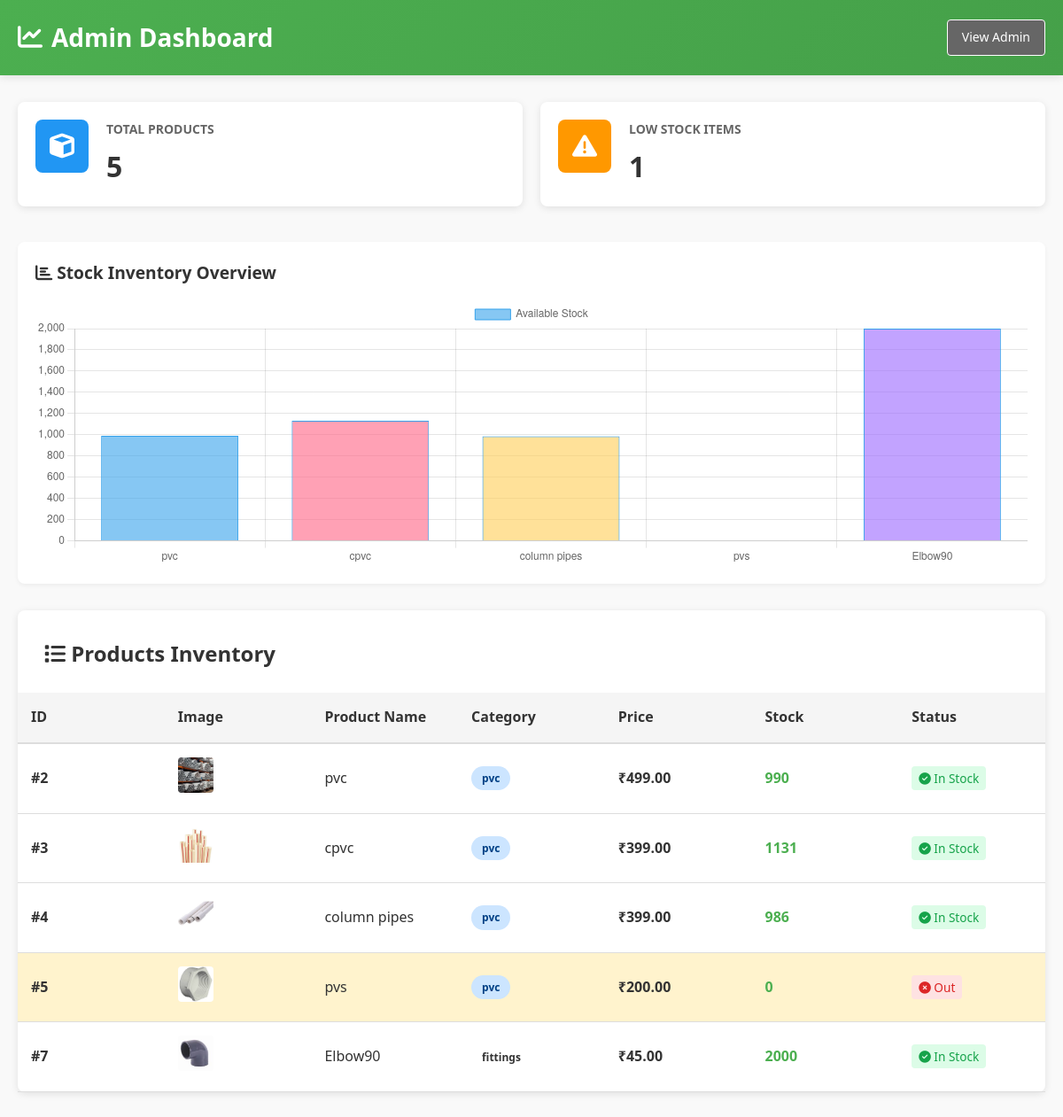
The page /admin-dashboard/ (signed in) on the database as committed earlier.
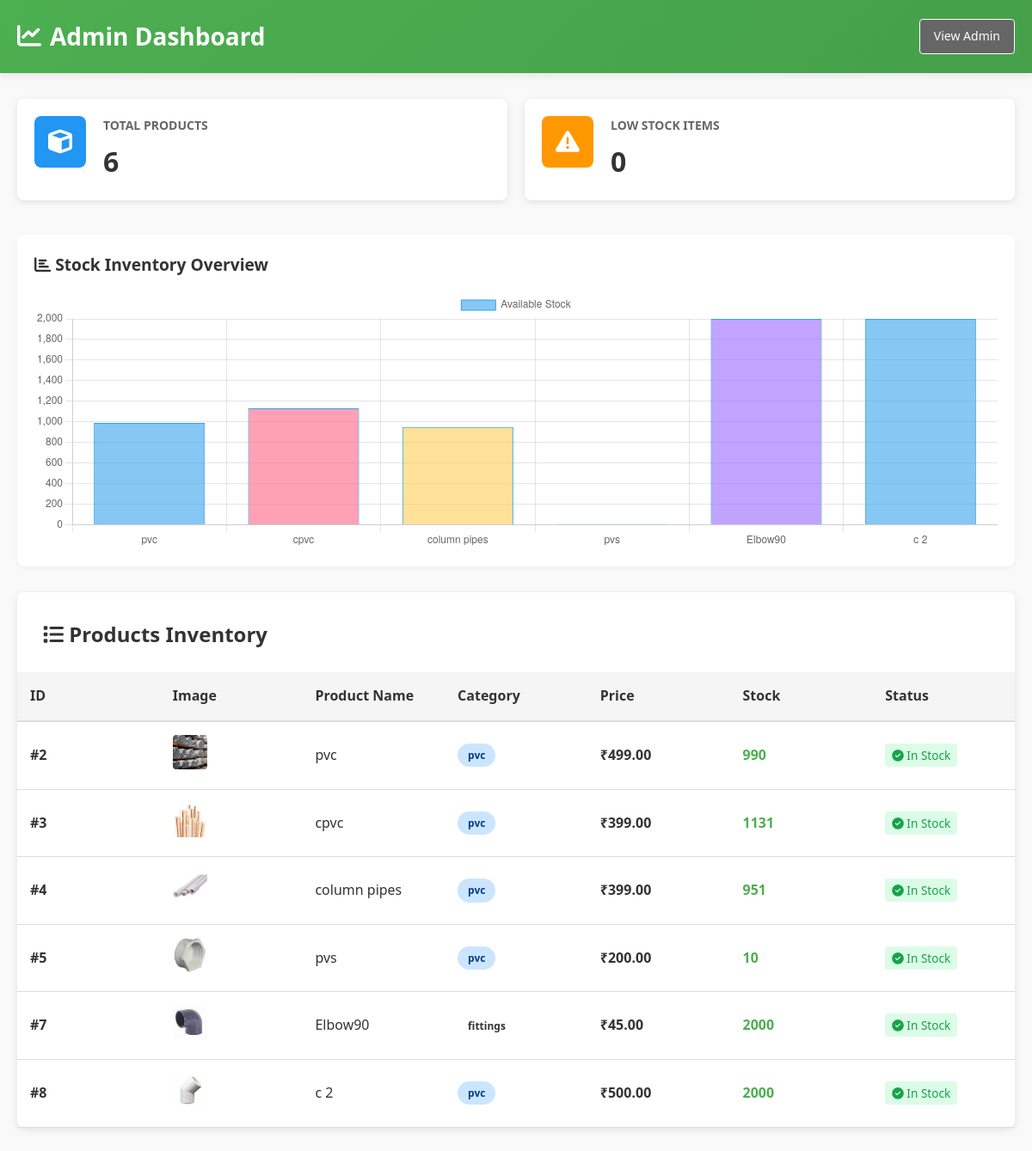
The same page on the database as committed later.
### products/models.py (models this page shows, shortened)
class Product(models.Model):
    name = models.CharField(max_length=255) # Pipe Name
    category = models.CharField(max_length=100) # PVC, CPVC, etc.
    price = models.DecimalField(max_digits=10, decimal_places=2)
    stock = models.IntegerField()
    description = models.TextField()
    image = models.ImageField(upload_to='pipes_images/') # Image store panna

### products/views.py (the view)
# urls.py: path('admin-dashboard/', views.admin_dashboard, name='admin_dashboard'),
@login_required(login_url='admin:login')
def admin_dashboard(request):
    products = Product.objects.all()
    orders = Order.objects.all().order_by('-created_at')
    p_names = []
    p_stocks = []
    low_stock_count = 0
    for p in products:
        p_names.append(p.name)
        p_stocks.append(p.stock)
        if p.stock < 5:
            p.status_color = 'red'
            p.status_text = 'Out of Stock'
            low_stock_count += 1
        elif p.stock < 10:
            p.status_color = 'orange'
            p.status_text = 'Low Stock'
            low_stock_count += 1
        else:
            p.status_color = 'green'
            p.status_text = 'In Stock'
    context = {
        'products': products,
        'orders': orders,
        'total_products': products.count(),
        'total_orders': orders.count(),
        'low_stock_count': low_stock_count,
        'p_names': p_names,
        'p_stocks': p_stocks,
    }
    return render(request, 'admin_dashboard.html', context)

### templates/admin_dashboard.html (shortened to what the changed rows need)
{% load static %}
<!DOCTYPE html>
<html lang="en">
<head>
    <link rel="stylesheet" href="{% static 'css/admin_style.css' %}">
    <link rel="stylesheet" href="https://cdnjs.cloudflare.com/ajax/libs/font-awesome/6.4.0/css/all.min.css">
</head>
<body>
    <div class="admin-container">
        <header class="admin-header">
            <div class="header-content">
                <h1><i class="fas fa-chart-line"></i> Admin Dashboard</h1>
            </div>
        </header>
        <main class="admin-main">
            <section class="stats-section">
                <div class="stat-card">
                    <div class="stat-content">
                        <h3>Total Products</h3>
                        <p class="stat-number">{{ total_products }}</p>
                    </div>
                </div>
                <div class="stat-card">
                    <div class="stat-content">
                        <h3>Low Stock Items</h3>
                        <p class="stat-number">{{ low_stock_products.count|default:low_stock_count }}</p>
                    </div>
                </div>
            </section>
            <section class="chart-section" style="margin-bottom: 30px; background: white; padding: 20px; border-radius: 8px; box-shadow: 0 2px 5px rgba(0,0,0,0.05);">
                <h2 style="margin-top: 0; color: #333; margin-bottom: 15px; font-size: 1.2rem;">
                    <i class="fas fa-chart-bar"></i> Stock Inventory Overview
                </h2>
                <div style="height: 300px; width: 100%;">
                    <canvas id="stockChart"></canvas>
                </div>
            </section>
            <section class="products-section">
                <div class="section-header">
                    <h2><i class="fas fa-list"></i> Products Inventory</h2>
                </div>
                {% if products %}
                    <div class="table-wrapper">
                        <table class="products-table">
                            <thead>
                                <tr>
                                    <th>ID</th>
                                    <th>Image</th>
                                    <th>Product Name</th>
                                    <th>Category</th>
                                    <th>Price</th>
                                    <th>Stock</th>
                                    <th>Status</th>
                                    </tr>
                            </thead>
                            <tbody>
                                {% for product in products %}
                                    <tr class="{% if product.stock < 10 %}low-stock-row{% endif %}">
                                        <td><strong>#{{ product.id }}</strong></td>
                                        <td>
                                            {% if product.image %}
                                                <img src="{{ product.image.url }}" alt="img" style="width: 40px; height: 40px; object-fit: cover; border-radius: 4px;">
                                            {% else %}
                                                <span style="color:#ccc;"><i class="fas fa-image"></i></span>
                                            {% endif %}
                                        </td>
                                        <td>{{ product.name }}</td>
                                        <td><span class="badge category-{{ product.category|slugify }}">{{ product.category }}</span></td>
                                        <td><strong>₹{{ product.price }}</strong></td>
                                        <td class="stock-cell">
                                            <span class="stock-number">{{ product.stock }}</span>
                                        </td>
                                        <td>
                                            {% if product.stock < 5 %}
                                                <span class="badge-danger" style="padding: 4px 8px; border-radius: 4px; background: #fee2e2; color: #dc2626; font-size: 0.85rem;"><i class="fas fa-times-circle"></i> Out</span>
                                            {% elif product.stock < 10 %}
                                                <span class="badge-warning" style="padding: 4px 8px; border-radius: 4px; background: #fef3c7; color: #d97706; font-size: 0.85rem;"><i class="fas fa-exclamation"></i> Low</span>
                                            {% else %}
                                                <span class="badge-success" style="padding: 4px 8px; border-radius: 4px; background: #dcfce7; color: #16a34a; font-size: 0.85rem;"><i class="fas fa-check-circle"></i> In Stock</span>
                                            {% endif %}
                                        </td>
                                        </tr>
                                {% endfor %}
                            </tbody>
                        </table>
                    </div>
                {% else %}
                    <div class="empty-state">
                        <i class="fas fa-inbox"></i>
                        <h3>No Products Yet</h3>
                        <p>Inventory is empty.</p>
                    </div>
                {% endif %}
            </section>
        </main>
    </div>
    <script>
        // --- CHART JS LOGIC ---
        const ctx = document.getElementById('stockChart');
        if (ctx) {
            new Chart(ctx, {
                type: 'bar',
                data: {
                    labels: {{ p_names|safe|default:"[]" }},
                    datasets: [{
                        label: 'Available Stock',
                        data: {{ p_stocks|safe|default:"[]" }},
                        backgroundColor: [
                            'rgba(54, 162, 235, 0.6)', 'rgba(255, 99, 132, 0.6)',
                            'rgba(255, 206, 86, 0.6)', 'rgba(75, 192, 192, 0.6)', 'rgba(153, 102, 255, 0.6)'
                        ],
                        borderColor: 'rgba(54, 162, 235, 1)',
                        borderWidth: 1
                    }]
                },
                options: {
                    responsive: true,
                    maintainAspectRatio: false,
                    scales: { y: { beginAtZero: true } }
                }
            });
        }
        // REMOVED: Delete Logic Scripts (No longer needed)
    </script>
</body>
</html>

Rows that differ between the two databases and show on the page:
changed Product "column pipes": stock "986" → "951"
changed Product "pvs": stock "0" → "10"; stock "Out" → "In Stock"
added Product: id "8", image (picture), name "c 2", category "pvc", price "500.00", stock "2000", shows "In Stock"
Other text that changed with them:
{{ total_products }}: "5" → "6"
{{ low_stock_products.count|default:low_stock_count }}: "1" → "0"
chart data {{ p_names|safe|default:"[]" }}: ['pvc', 'cpvc', 'column pipes', 'pvs', 'Elbow90'] → ['pvc', 'cpvc', 'column pipes', 'pvs', 'Elbow90', 'c 2']
chart data {{ p_stocks|safe|default:"[]" }}: [990, 1131, 986, 0, 2000] → [990, 1131, 951, 10, 2000, 2000]
